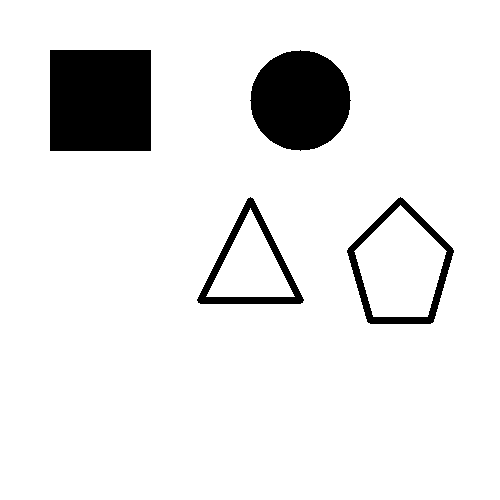
#> input picture shapes.png, 500 x 500 px
$ python shape_detection.py
#> lines starting #> are read from the running program, lines starting #| are printed output that depends on the picture; after the words box and inside, x2 and y2 are one past the last pixel; in counts of white or black regions, pixels touching at a corner belong together
import cv2
import numpy as np
import matplotlib.pyplot as plt
import time

# Start time to measure execution time
start_time = time.time()

# Load the image
image = cv2.imread('shapes.png')
#> image is the input picture: shape (500, 500, 3); 91% white; 4 black regions, box (x1, y1, x2, y2) and area: (50, 50, 151, 151) 10201, (250, 50, 351, 151) 7845, (347, 197, 454, 324) 2329, (197, 197, 304, 304) 2170

# Convert to grayscale
gray = cv2.cvtColor(image, cv2.COLOR_BGR2GRAY)

# Apply Gaussian blur
blurred = cv2.GaussianBlur(gray, (5, 5), 0)

# Detect edges using Canny edge detection
edges = cv2.Canny(blurred, 50, 150)
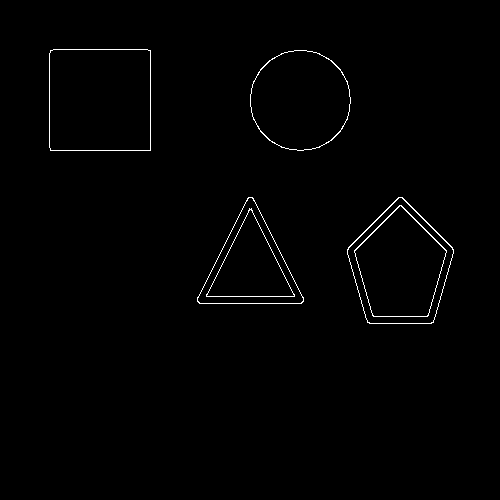
#> edges: shape (500, 500); 0.85% white in thin lines or dots, all inside (x1, y1, x2, y2) = (49, 49, 454, 324)

# Find contours
contours, _ = cv2.findContours(edges, cv2.RETR_EXTERNAL, cv2.CHAIN_APPROX_SIMPLE)
#> contours = 4 contours; box (x1, y1, x2, y2) and area: (49, 49, 151, 151) 10190, (347, 197, 454, 324) 9318, (250, 50, 351, 151) 7874, (197, 197, 304, 304) 6083

# Dictionary to store shape counts
shape_counts = {
    "Triangle": 0,
    "Rectangle": 0,
    "Square": 0,
    "Pentagon": 0,
    "Circle": 0,
    "Unknown": 0
}

# Function to detect shape
def detect_shape(contour):
    peri = cv2.arcLength(contour, True)  # Perimeter
    approx = cv2.approxPolyDP(contour, 0.02 * peri, True)  # Approximate polygon
    num_sides = len(approx)

    if num_sides == 3:
        return "Triangle"
    elif num_sides == 4:
        x, y, w, h = cv2.boundingRect(approx)
        aspect_ratio = w / float(h)
        return "Square" if 0.95 <= aspect_ratio <= 1.05 else "Rectangle"
    elif num_sides == 5:
        return "Pentagon"
    elif num_sides > 6:
        return "Circle"
    else:
        return "Unknown"

# Iterate through each contour
for contour in contours:
    shape_name = detect_shape(contour)
    shape_counts[shape_name] += 1

    # Compute center of shape
    M = cv2.moments(contour)
    if M["m00"] != 0:
        cx = int(M["m10"] / M["m00"])
        cy = int(M["m01"] / M["m00"])
    else:
        cx, cy = 0, 0

    # Draw contour and label the shape
    cv2.drawContours(image, [contour], -1, (0, 255, 0), 2)
    cv2.putText(image, shape_name, (cx - 30, cy), cv2.FONT_HERSHEY_SIMPLEX, 0.6, (255, 0, 0), 2)
#> this loop made 4 passes
#> (peri in detect_shape, approx in detect_shape, num_sides in detect_shape, x in detect_shape, y in detect_shape, w in detect_shape, h in detect_shape, aspect_ratio in detect_shape) on pass 4: (401.7, [[50, 50], [50, 150], [150, 150], [150, 50]], 4, 50, 50, 101, 101, 1)
#> (peri in detect_shape, approx in detect_shape, num_sides in detect_shape, shape_name, cx, cy) on pass 2: (361.9, [[248, 197], [197, 301], [301, 303]], 3, 'Triangle', 250, 266)
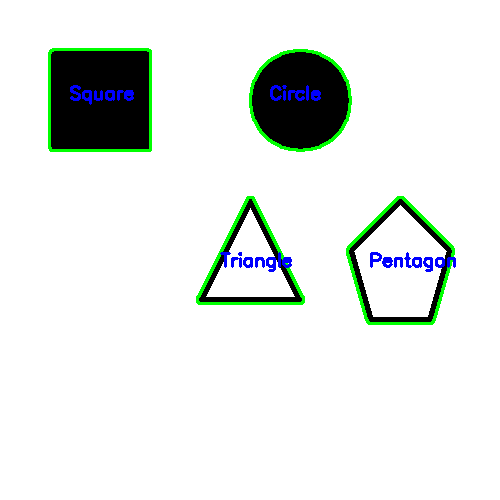
#> image: shape (500, 500, 3); 2.68% of pixels changed, all inside (x1, y1, x2, y2) = (48, 48, 456, 325)
#> after the loop, shape_counts = {'Triangle': 1, 'Rectangle': 0, 'Square': 1, 'Pentagon': 1, 'Circle': 1, 'Unknown': 0}

# End time to measure execution time
end_time = time.time()
execution_time = round(end_time - start_time, 4)

# Display the result
cv2.imshow("Shape Detection", image)
cv2.waitKey(0)
cv2.destroyAllWindows()

# Display shape distribution using Matplotlib
plt.figure(figsize=(8, 5))
plt.bar(shape_counts.keys(), shape_counts.values(), color=['red', 'blue', 'green', 'purple', 'orange', 'gray'])
plt.xlabel("Shape")
plt.ylabel("Count")
plt.title("Shape Distribution in Image")
plt.show()
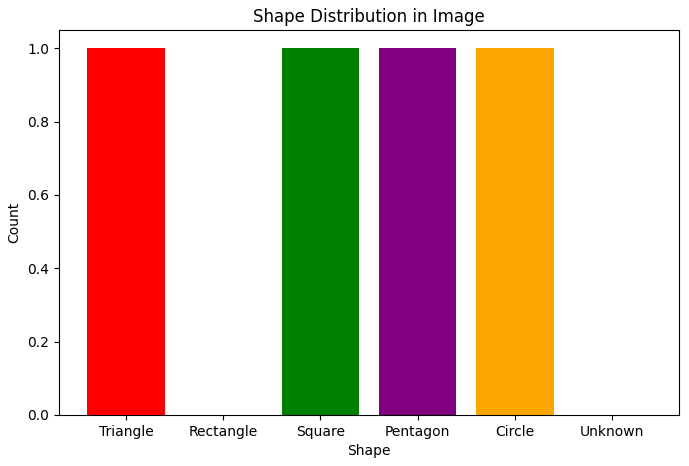
#> figure drawn by matplotlib, 1 panel

# Model Performance Metrics
total_shapes = sum(shape_counts.values())
#> total_shapes = 4
correctly_detected = total_shapes - shape_counts["Unknown"]
#> correctly_detected = 4
accuracy = (correctly_detected / total_shapes) * 100 if total_shapes > 0 else 0
#> accuracy = 100

print("\nModel Performance:")
print(f"✅ Total Shapes Detected: {total_shapes}")
#| ✅ Total Shapes Detected: 4
print(f"✅ Correctly Classified: {correctly_detected}")
#| ✅ Correctly Classified: 4
print(f"⚠️ Unknown Shapes: {shape_counts['Unknown']}")
#| ⚠️ Unknown Shapes: 0
print(f"🚀 Accuracy: {accuracy:.2f}%")
#| 🚀 Accuracy: 100.00%
print(f"⏱ Execution Time: {execution_time} seconds")
